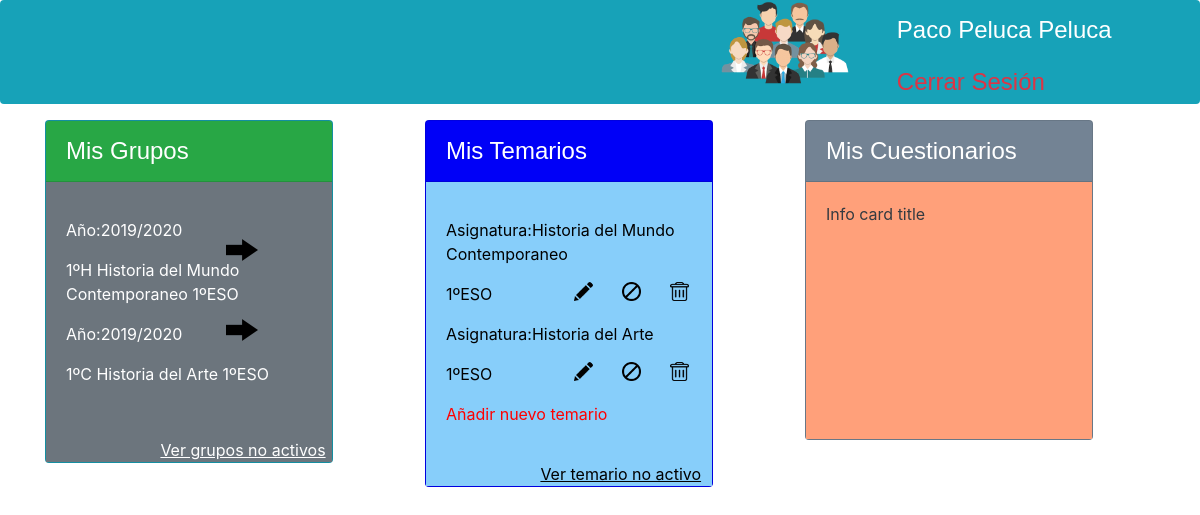
The page /Aula_VirtualPHP/PanelAlumnos.php (signed in) on the database its author committed.
### tables this page shows
create table Grupos(
	GrupoId int primary key auto_increment not null,
	Nombre varchar(100)not null,
	CursoAcademicoId int not null,
	MateriaId int not null,
	NivelId int not null,
	ProfesorId int not null,
	foreign key(CursoAcademicoId)references CursosAcademicos(CursoAcademicoId)on update cascade on delete cascade,
	foreign key(MateriaId)references Materias(MateriaId)on update cascade on delete cascade,
	foreign key(NivelId)references Niveles(NivelId)on update cascade on delete cascade,
	foreign key(ProfesorId)references Profesores(ProfesorId)on update cascade on delete cascade 
	);

create table CursosAcademicos(
	CursoAcademicoId int auto_increment primary key not null,
	CentroEducativoId int not null,
	Denominacion varchar(100)not null,
	EsActivo boolean not null,
	FechaInicio date not null,
	FechaFin date not null,
	foreign key(CentroEducativoId)references CentrosEducativos(CentroEducativoId) on update cascade on delete cascade
	);

create table Materias(
	MateriaId int primary key auto_increment not null,
	Nombre varchar(100)not null,
	CentroEducativoId int not null,
	EsActiva boolean not null,
	foreign key(CentroEducativoId)references CentrosEducativos(CentroEducativoId)on update cascade on delete cascade
	);

create table Niveles(
	NivelId int primary key auto_increment not null,
	CentroEducativoId int not null,
	Denominacion varchar(100)not null,
	EsActivo boolean not null,
	foreign key(CentroEducativoId)references CentrosEducativos(CentroEducativoId)on update cascade on delete cascade
	
	);

### Aula_VirtualPHP/PanelAlumnos.php (the view, shortened to what this page needs)
<html><meta charset='utf-8'>
	<?php
		include("conexion.php");
		$Usuario_Actual=$_SESSION["Nombre_Alumno"];
		$Id_Actual=$_SESSION["AlumnoId"];
	?>
	<head>
		<link rel="stylesheet" href="https://stackpath.bootstrapcdn.com/bootstrap/4.4.1/css/bootstrap.min.css">
		<link rel="stylesheet" type="text/css" href="Estilos/diseño.css">
		<nav aria-label="breadcrumb">
		  <ol class="breadcrumb bg-info">
			<li class="breadcrumb-item active text-white" id="Barra" aria-current="page"><?PHP
				echo("<img id='Imagen' src='Estilos/profesores.png'/>");
				echo("<div id='Texto'>");
				echo("<p>$Usuario_Actual</p>");
				?>
				<form action='PanelProfesores.php'method="post">
					<a href="?Cerrar=true" class="text-danger" >Cerrar Sesión</a>
				</form>
				<?php
					echo("</div>");
				?>
			</li>
		  </ol>
		</nav>
	</head>
<body>
	<div class="container">
		<div class="row">
			<div class="col-sm">
				<div class="card text-white bg-info mb-3" style="max-width: 18rem;min-height:20rem;">
					<div class="card-header bg-success ">Mis Grupos</div>
						<div class="card-body bg-secondary">
							<p class="card-text ">
							<?php
								$VerGrupos="select g.GrupoId, ca.Denominacion as AnioEscolar ,G.Nombre as NombreGrupo ,M.Nombre as Asignatura ,N.Denominacion as NivelEducativo ,P.Usuario as Nombre_Profesor from grupos g,materias m ,niveles n ,profesores p, cursosacademicos ca where(g.MateriaId=M.MateriaId and g.NivelId =n.NivelId and g.ProfesorId =P.ProfesorId and g.CursoAcademicoId =ca.CursoAcademicoId  and ca.EsActivo =true and P.ProfesorId=$Id_Actual )";
								$Grupos=mysqli_query($conexion,$VerGrupos);
								echo("<div>");
								while($fila=mysqli_fetch_array($Grupos)){
									echo("<p> Año:".$fila["AnioEscolar"]."</p><p>".$fila["NombreGrupo"]."&nbsp;".
										$fila["Asignatura"]."&nbsp;".$fila["NivelEducativo"]."\r\n </p>");
										echo("<a href='Alumnos_Grupo.php?Id_Activo=".$fila["GrupoId"]."'><img src='Estilos/flecha.png' id='flecha' title='Ver Lista de Alumnos del Grupo'/></a>");
								}
								echo ("</div>");
							?>
							</p>
						</div>
						<p class="card-text bg-secondary"><a href="Grupos_no_activos.php"class="text-white"style="margin-left:40%;"><u>Ver grupos no activos</a></u></p>
					</div>
				</div>
			<div class="col-sm">
				<div class="card text-white  mb-3" style="background-color:blue;max-width: 18rem;min-height:20rem;">
					<div class="card-header">Mis Temarios</div>
						<div class="card-body "style="background-color:#87CEFA;">
							<p class="card-text " >
							<?php
								$VerMaterias="select g.GrupoId, ca.Denominacion as AnioEscolar ,G.Nombre as NombreGrupo ,M.Nombre as Asignatura,M.MateriaId ,N.Denominacion as NivelEducativo,n.NivelId ,P.Usuario as Nombre_Profesor from grupos g,materias m ,niveles n ,profesores p, cursosacademicos ca where(g.MateriaId=M.MateriaId and g.NivelId =n.NivelId and g.ProfesorId =P.ProfesorId and g.CursoAcademicoId =ca.CursoAcademicoId  and ca.EsActivo =true and P.ProfesorId=$Id_Actual)";
								$Temario=mysqli_query($conexion,$VerMaterias);
								echo("<div>");
								while($fila=mysqli_fetch_array($Temario)){
									echo("<p style='color:black;'><a href='VerTema.php?Id_Activo=".$fila["MateriaId"]."'style='color:black;'>Asignatura:".$fila["Asignatura"]."</p></a><p style='color:black;'>".$fila["NivelEducativo"]."</p>");
									echo("<a href='Editar_Tema.php?Id_Materia=".$fila["MateriaId"]."&Id_Nivel=".$fila["NivelId"]."'><img src='Estilos/lapiz.png' id='lapiz' title='Editar Tema'/></a><a href='?Ocultar=true&Id_Activo=".$fila["MateriaId"]."'><img src='Estilos/ocultar.png' id='ocultar' title='Ocultar Tema'/></a>
									<a href='?Quitar=true&Id_Activo=".$fila["MateriaId"]."&Nivel_Id=".$fila["NivelId"]."'><img src='Estilos/papelera.png' id='papelera' title='Eliminar Tema'/></a>");
								}
								echo("<a href='Agregar_Tema.php'style='color:red;'>Añadir nuevo temario</a>");
								echo ("</div>");
							?>
							</p>
						</div>
						<p class="card-text" style="background-color:#87CEFA;"><a href="temas_no_activos.php" style="margin-left:40%;color:black;"><u>Ver temario no activo</a></u></p>
					</div>
			</div>
			<div class="col-sm">
				<div class="card text-white  mb-3" style="background-color:#778899;max-width: 18rem;min-height:20rem;">
					<div class="card-header">Mis Cuestionarios</div>
					<div class="card-body" style="background-color:#FFA07A;">
						<p class="card-text text-dark">Info card title</p>
					</div>
				</div>
			</div>
		</div>
	</div>
</body>
</html>

### Aula_VirtualPHP/Estilos/diseño.css (style rules this page uses)
.breadcrumb-item { height:5rem; font-family:Arial; font-size:150%; margin-left:85%; }
.card-header { font-family:Arial; font-size:150%; }
#Imagen { margin-top:-2rem; margin-left:-18rem; width:8rem; height:8rem; }
#Texto { margin-top:-6rem; margin-left:-7rem; }
#flecha { width:2rem; height:2rem; margin-top:-5.5rem; margin-left:10rem; }
#lapiz { width:1.2rem; height:1.2rem; margin-left:8rem; margin-top:-2.5rem; }
#ocultar { width:1.2rem; height:1.2rem; margin-left:11rem; margin-top:-2.5rem; }
#papelera { width:1.2rem; height:1.2rem; margin-left:14rem; margin-top:-2.5rem; }
a:link, a:visited, a:active { text-decoration:none; }

### rows shown on the page
grupos: CursoAcademicoId.Denominacion "2019/2020", Nombre "1ºH", MateriaId.Nombre "Historia del Mundo Contemporaneo", NivelId.Denominacion "1ºESO"
grupos: CursoAcademicoId.Denominacion "2019/2020", Nombre "1ºC", MateriaId.Nombre "Historia del Arte", NivelId.Denominacion "1ºESO"

### other values the page prints
$Usuario_Actual "Paco Peluca Peluca"
